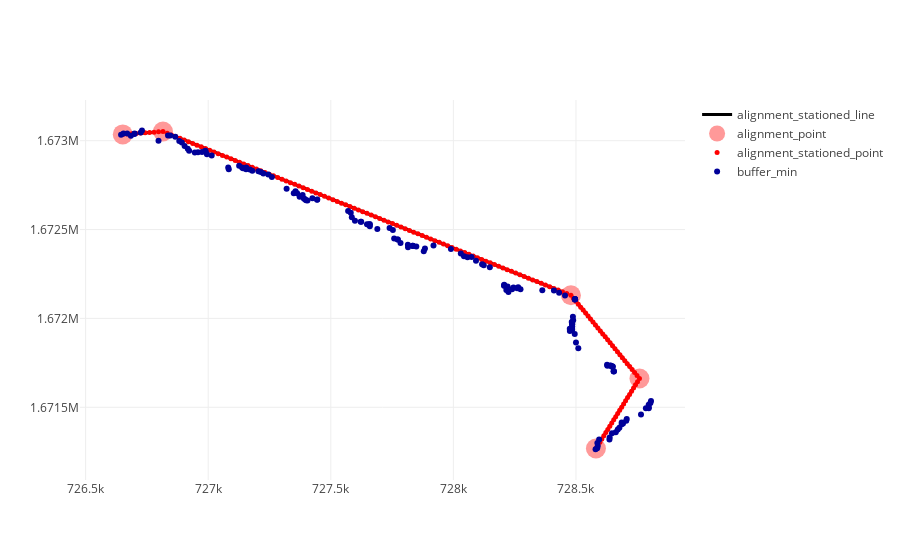

The code cell stored with this chart in its notebook:
### Code cell
alignment_stationed_line_plot = go.Scatter(
    x=alignment_stationed_df['x_align'].tolist(),
    y=alignment_stationed_df['y_align'].tolist(),
    line=dict(width=3,
              color='rgb(0, 0, 0)'),
    name ="alignment_stationed_line"
)

alignment_point_plot = go.Scatter(
    x=alignment_df['Easting'].tolist(),
    y=alignment_df['Northing'].tolist(),
    name ="alignment_point",
    mode = "markers",
    marker = dict(
        size = 20,
        color = 'rgb(255, 153, 153)'
    )
)

alignment_stationed_point_plot = go.Scatter(
    x=alignment_stationed_df['x_align'].tolist(),
    y=alignment_stationed_df['y_align'].tolist(),
    mode = "markers",
    name ="alignment_stationed_point",
    marker = dict(
        size = 5, #15,
        color = 'rgb(255, 0, 0)'
    )
)

# buffer_all_df_point_plot = go.Scatter(
#     x=buffer_all_df['x_buffer'].tolist(),
#     y=buffer_all_df['y_buffer'].tolist(),
#     mode = "markers",
#     name ="buffer_all_point",
#      marker = dict(
#         #size = 10,
#         color = 'rgb(0, 0, 153)'
#     )
# )
buffer_all_df_point_plot = go.Scatter(
    x=buffer_all_df_sel['x_buffer'].tolist(),
    y=buffer_all_df_sel['y_buffer'].tolist(),
    mode = "markers",
    name ="buffer_min",
     marker = dict(
        #size = 10,
        color = 'rgb(0, 0, 153)'
    )
)

data = [alignment_stationed_line_plot, alignment_point_plot, alignment_stationed_point_plot, buffer_all_df_point_plot]



fig = go.Figure(data=data)
plotly.offline.iplot(fig, filename='stacked-area-plot')

### Figure 1 — Plotly figure (JSON) as saved in the notebook; plotly's stock layout.template omitted (floating-point values rounded to 4 significant figures; data arrays with more than 128 entries replaced by an {"elided": "..."} marker saying what was removed)
{"data": [{"line": {"color": "rgb(0, 0, 0)", "width": 3}, "name": "alignment_stationed_line", "type": "scatter", "x": {"elided": "156 float values"}, "y": {"elided": "156 float values"}}, {"marker": {"color": "rgb(255, 153, 153)", "size": 20}, "mode": "markers", "name": "alignment_point", "type": "scatter", "x": [726700.0, 726800.0, 728500.0, 728800.0, 728600.0], "y": [1673000.0, 1673000.0, 1672000.0, 1672000.0, 1671000.0]}, {"marker": {"color": "rgb(255, 0, 0)", "size": 5}, "mode": "markers", "name": "alignment_stationed_point", "type": "scatter", "x": {"elided": "156 float values"}, "y": {"elided": "156 float values"}}, {"marker": {"color": "rgb(0, 0, 153)"}, "mode": "markers", "name": "buffer_min", "type": "scatter", "x": {"elided": "156 float values"}, "y": {"elided": "156 float values"}}], "layout": {}}
